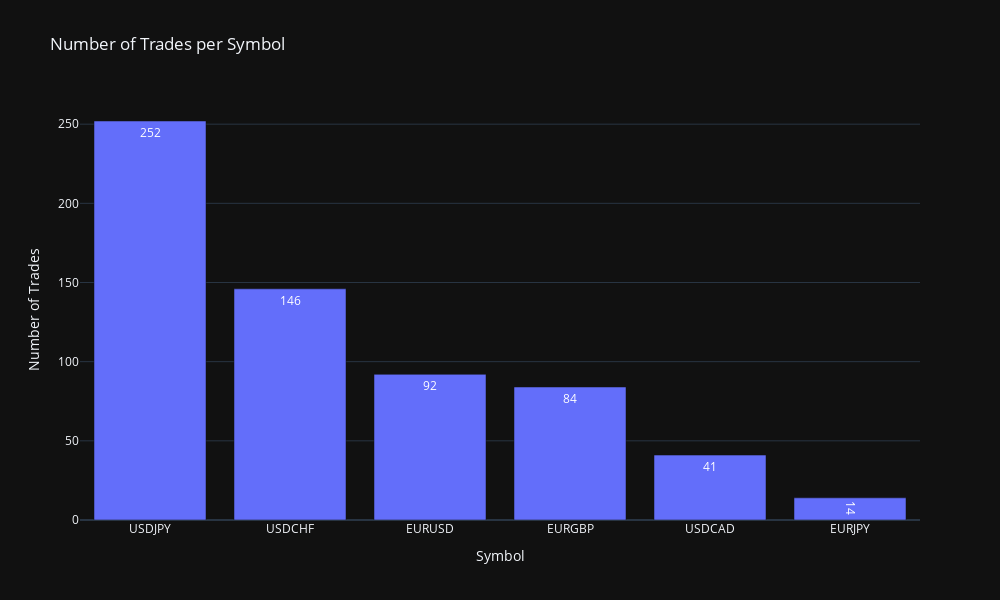

Notebook code cell kept with this figure:
### Code cell
trades_per_symbol = trade_log['symbol'].value_counts()

# Create a bar chart
fig = go.Figure(data=[go.Bar(
    x=trades_per_symbol.index,
    y=trades_per_symbol.values,
    text=trades_per_symbol.values,
    textposition='auto',
)])

# Update the layout
fig.update_layout(
    title='Number of Trades per Symbol',
    xaxis_title='Symbol',
    yaxis_title='Number of Trades',
    height=600,
    width=1000,
    template='plotly_dark'
)

# Show the plot
fig.show()

### Figure 1 — Plotly figure (JSON) as saved in the notebook; plotly's stock layout.template omitted (floating-point values rounded to 4 significant figures)
{"data": [{"text": [252, 146, 92, 84, 41, 14], "textposition": "auto", "type": "bar", "x": ["USDJPY", "USDCHF", "EURUSD", "EURGBP", "USDCAD", "EURJPY"], "y": [252, 146, 92, 84, 41, 14]}], "layout": {"height": 600, "title": {"text": "Number of Trades per Symbol"}, "width": 1000, "xaxis": {"title": {"text": "Symbol"}}, "yaxis": {"title": {"text": "Number of Trades"}}}}
